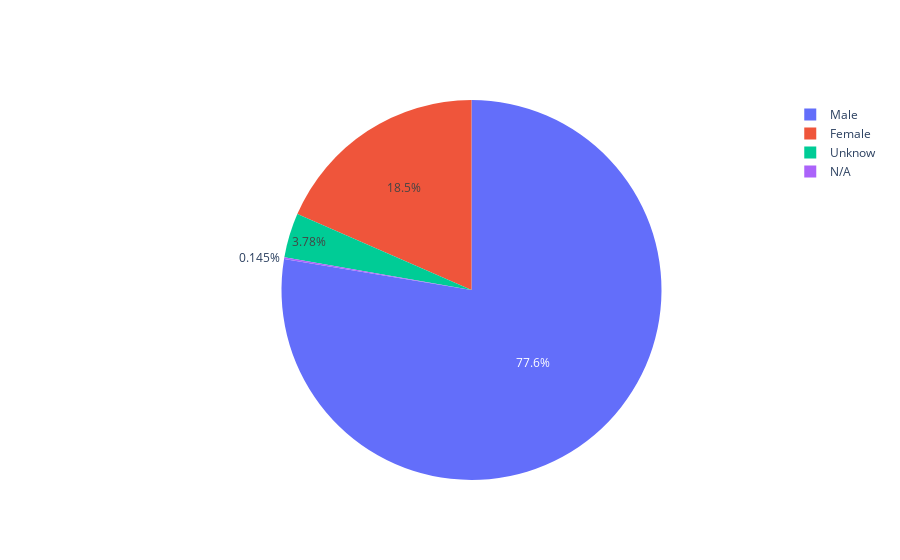

The code cell stored with this chart in its notebook:
### Code cell
#added labels. N/A represents the incorrect M
labels = ['Male', 'Female', 'Unknow', 'N/A']
values = list(df['Gender'].value_counts())
fig1 = go.Figure(data=[
        go.Pie(labels=labels, values=values)
    ])

# displaying the Pie Chart
fig1.show()
#The pie tells us there is 4 values. Instead of 3

### Figure 1 — Plotly figure (JSON) as saved in the notebook; plotly's stock layout.template omitted (floating-point values rounded to 4 significant figures)
{"data": [{"labels": ["Male", "Female", "Unknow", "N/A"], "type": "pie", "values": [534, 127, 26, 1]}], "layout": {}}
